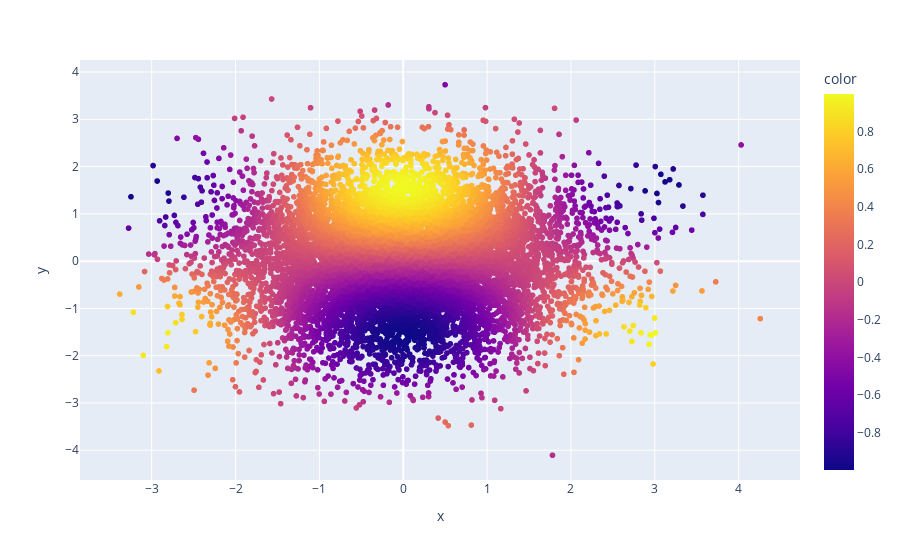

Notebook code cell kept with this figure:
### Code cell
# x = np.random.uniform(-3, 3, size=10000)
# y = np.random.uniform(-3, 3, size=10000)
x = np.random.randn(10000)
y = np.random.randn(10000)
X = np.vstack([x, y]).T
# z = np.sin(x) * np.cos(y) + np.random.randn(10000) / 100
z = np.cos(x) * np.sin(y) #+ np.random.randn(10000) / 100
z = z.reshape([len(z), 1])
X_train = X[:9000]
y_train = z[:9000]
X_test = X[9000:]
y_test = z[9000:]
px.scatter(x=x, y=y, color=z[:, 0])

### Figure 1 — Plotly figure (JSON) as saved in the notebook; plotly's stock layout.template omitted (floating-point values rounded to 4 significant figures; data arrays with more than 128 entries replaced by an {"elided": "..."} marker saying what was removed)
{"data": [{"hovertemplate": "x=%{x}<br>y=%{y}<br>color=%{marker.color}<extra></extra>", "legendgroup": "", "marker": {"color": {"elided": "10000 float values"}, "coloraxis": "coloraxis", "symbol": "circle"}, "mode": "markers", "name": "", "showlegend": false, "type": "scattergl", "x": {"elided": "10000 float values"}, "xaxis": "x", "y": {"elided": "10000 float values"}, "yaxis": "y"}], "layout": {"coloraxis": {"colorbar": {"title": {"text": "color"}}, "colorscale": [[0, "#0d0887"], [0.1111, "#46039f"], [0.2222, "#7201a8"], [0.3333, "#9c179e"], [0.4444, "#bd3786"], [0.5556, "#d8576b"], [0.6667, "#ed7953"], [0.7778, "#fb9f3a"], [0.8889, "#fdca26"], [1, "#f0f921"]]}, "legend": {"tracegroupgap": 0}, "margin": {"t": 60}, "xaxis": {"anchor": "y", "domain": [0, 1], "title": {"text": "x"}}, "yaxis": {"anchor": "x", "domain": [0, 1], "title": {"text": "y"}}}}
